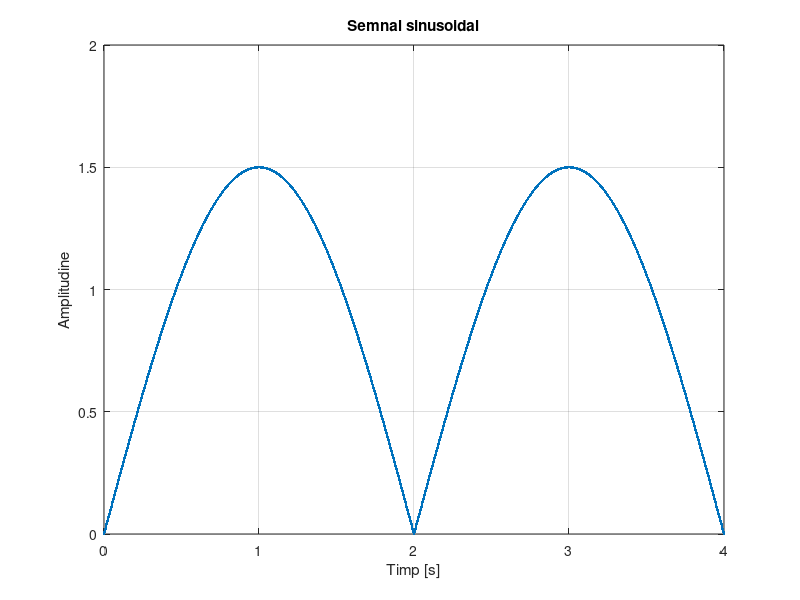
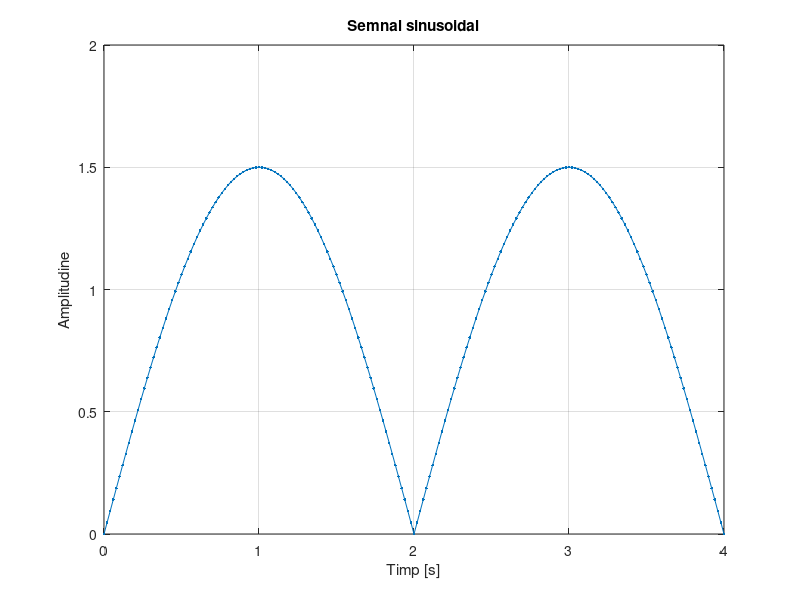
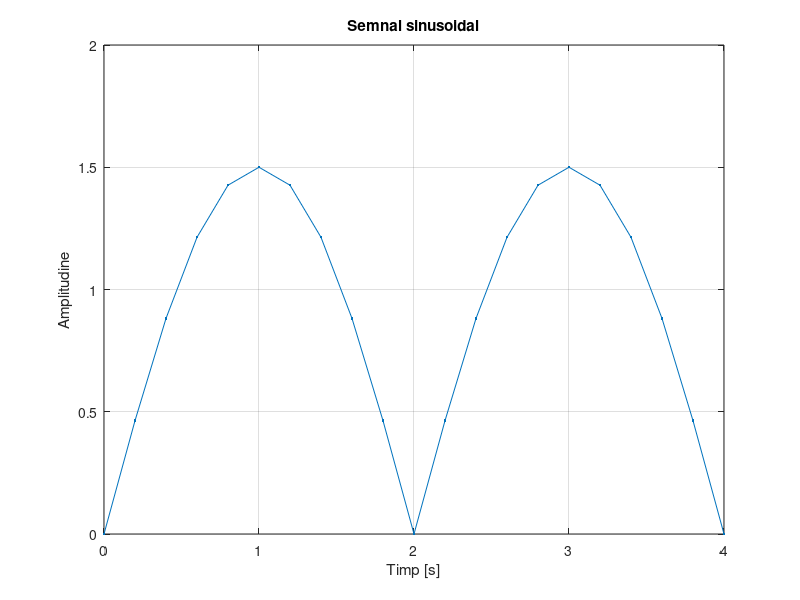

Here is the MATLAB script that generated these plots, in order:
%Semnal sinusoidal redresat dublu alternanta cu rezolutia temporara 2ms
A=1.5; %amplitudine
T=4; %timp 
F=1/T; %frecventa
t=0:0.002:4; %timpul de la 0 la 4
s1=A*abs(sin(2*pi*F*t)); %Semnal sinusoidal s cu amplitudinea A, perioada t si frecventa F
plot(t,s1,'.-'),xlabel('Timp [s]'),ylabel('Amplitudine'),title('Semnal sinusoidal'),grid; % se reprezinta graficul semnalului s=f(t)

%Semnal sinusoidal redresat dublu alternanta cu rezolutia temporara 20ms
A=1.5; %amplitudine
T=4; %timp 
F=1/T; %frecventa
t=0:0.02:4; %timpul de la 0 la 4
s1=A*abs(sin(2*pi*F*t)); %Semnal sinusoidal s cu amplitudinea A, perioada t si frecventa F
figure
plot(t,s1,'.-'),xlabel('Timp [s]'),ylabel('Amplitudine'),title('Semnal sinusoidal'),grid; % se reprezinta graficul semnalului s=f(t)

%Semnal sinusoidal redresat dublu alternanta cu rezolutia temporara 200ms
A=1.5; %amplitudine
T=4; %timp 
F=1/T; %frecventa
t=0:0.2:4; %timpul de la 0 la 4
s1=A*abs(sin(2*pi*F*t)); %Semnal sinusoidal s cu amplitudinea A, perioada t si frecventa F
figure
plot(t,s1,'.-'),xlabel('Timp [s]'),ylabel('Amplitudine'),title('Semnal sinusoidal'),grid; % se reprezinta graficul semnalului s=f(t)
